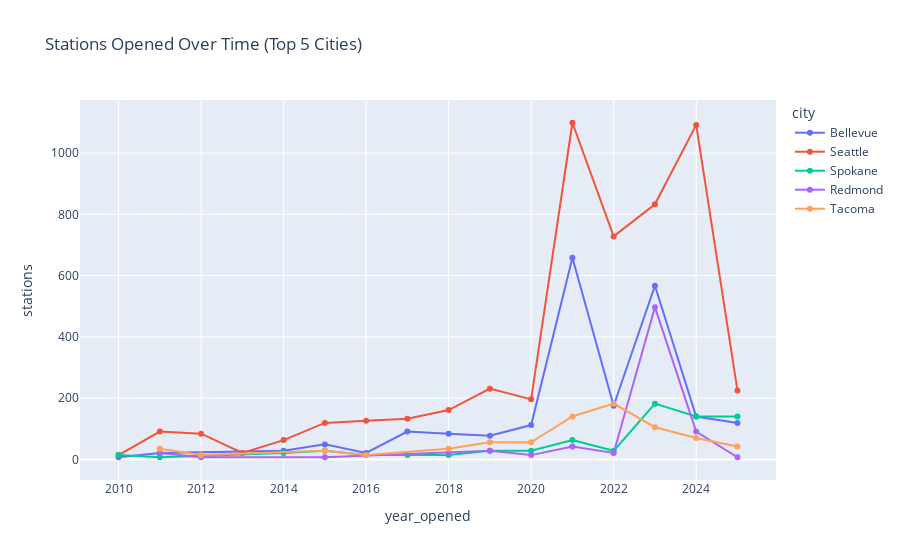

Notebook code for this chart:
### Code cell
df['open_date'] = pd.to_datetime(df['open_date'], errors='coerce')
df['year_opened'] = df['open_date'].dt.year

year_city = df[df['city'].isin(top_5['city'])].groupby(['year_opened', 'city']).size().reset_index(name='stations')

fig = px.line(
    year_city,
    x='year_opened',
    y='stations',
    color='city',
    markers=True,
    title='Stations Opened Over Time (Top 5 Cities)'
)
fig.show()

### Figure 1 — Plotly figure (JSON) as saved in the notebook; plotly's stock layout.template omitted (floating-point values rounded to 4 significant figures)
{"data": [{"hovertemplate": "city=Bellevue<br>year_opened=%{x}<br>stations=%{y}<extra></extra>", "legendgroup": "Bellevue", "line": {"color": "#636efa", "dash": "solid"}, "marker": {"symbol": "circle"}, "mode": "lines+markers", "name": "Bellevue", "orientation": "v", "showlegend": true, "type": "scatter", "x": [2010, 2011, 2014, 2015, 2016, 2017, 2018, 2019, 2020, 2021, 2022, 2023, 2024, 2025], "xaxis": "x", "y": [7, 21, 28, 49, 21, 91, 84, 77, 112, 658, 175, 567, 140, 119], "yaxis": "y"}, {"hovertemplate": "city=Seattle<br>year_opened=%{x}<br>stations=%{y}<extra></extra>", "legendgroup": "Seattle", "line": {"color": "#EF553B", "dash": "solid"}, "marker": {"symbol": "circle"}, "mode": "lines+markers", "name": "Seattle", "orientation": "v", "showlegend": true, "type": "scatter", "x": [2010, 2011, 2012, 2013, 2014, 2015, 2016, 2017, 2018, 2019, 2020, 2021, 2022, 2023, 2024, 2025], "xaxis": "x", "y": [14, 91, 84, 21, 63, 119, 126, 133, 161, 231, 196, 1099, 728, 833, 1092, 225], "yaxis": "y"}, {"hovertemplate": "city=Spokane<br>year_opened=%{x}<br>stations=%{y}<extra></extra>", "legendgroup": "Spokane", "line": {"color": "#00cc96", "dash": "solid"}, "marker": {"symbol": "circle"}, "mode": "lines+markers", "name": "Spokane", "orientation": "v", "showlegend": true, "type": "scatter", "x": [2010, 2011, 2014, 2015, 2016, 2017, 2018, 2019, 2020, 2021, 2022, 2023, 2024, 2025], "xaxis": "x", "y": [14, 7, 21, 28, 14, 14, 14, 28, 28, 63, 28, 182, 140, 140], "yaxis": "y"}, {"hovertemplate": "city=Redmond<br>year_opened=%{x}<br>stations=%{y}<extra></extra>", "legendgroup": "Redmond", "line": {"color": "#ab63fa", "dash": "solid"}, "marker": {"symbol": "circle"}, "mode": "lines+markers", "name": "Redmond", "orientation": "v", "showlegend": true, "type": "scatter", "x": [2011, 2012, 2015, 2018, 2019, 2020, 2021, 2022, 2023, 2024, 2025], "xaxis": "x", "y": [21, 7, 7, 21, 28, 14, 42, 21, 497, 91, 7], "yaxis": "y"}, {"hovertemplate": "city=Tacoma<br>year_opened=%{x}<br>stations=%{y}<extra></extra>", "legendgroup": "Tacoma", "line": {"color": "#FFA15A", "dash": "solid"}, "marker": {"symbol": "circle"}, "mode": "lines+markers", "name": "Tacoma", "orientation": "v", "showlegend": true, "type": "scatter", "x": [2011, 2012, 2015, 2016, 2018, 2019, 2020, 2021, 2022, 2023, 2024, 2025], "xaxis": "x", "y": [35, 14, 28, 14, 35, 56, 56, 140, 182, 105, 70, 42], "yaxis": "y"}], "layout": {"legend": {"title": {"text": "city"}, "tracegroupgap": 0}, "title": {"text": "Stations Opened Over Time (Top 5 Cities)"}, "xaxis": {"anchor": "y", "domain": [0, 1], "title": {"text": "year_opened"}}, "yaxis": {"anchor": "x", "domain": [0, 1], "title": {"text": "stations"}}}}
